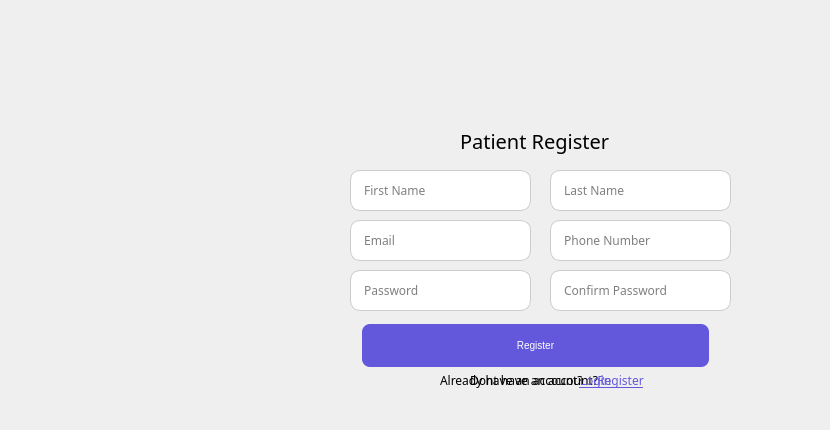
    <widget class="QWidget" name="Register">
     <widget class="QLabel" name="label_23">
      <property name="geometry">
       <rect>
        <x>460</x>
        <y>120</y>
        <width>291</width>
        <height>41</height>
       </rect>
      </property>
      <property name="palette">
       <palette>
        <active>
         <colorrole role="WindowText">
          <brush brushstyle="SolidPattern">
           <color alpha="255">
            <red>0</red>
            <green>0</green>
            <blue>0</blue>
           </color>
          </brush>
         </colorrole>
        </active>
        <inactive>
         <colorrole role="WindowText">
          <brush brushstyle="SolidPattern">
           <color alpha="255">
            <red>0</red>
            <green>0</green>
            <blue>0</blue>
           </color>
          </brush>
         </colorrole>
        </inactive>
        <disabled>
         <colorrole role="WindowText">
          <brush brushstyle="SolidPattern">
           <color alpha="255">
            <red>120</red>
            <green>120</green>
            <blue>120</blue>
           </color>
          </brush>
         </colorrole>
        </disabled>
       </palette>
      </property>
      <property name="font">
       <font>
        <family>Segoe MDL2 Assets</family>
        <pointsize>15</pointsize>
       </font>
      </property>
      <property name="text">
       <string>Patient Register</string>
      </property>
     </widget>
     <widget class="QLabel" name="label_22">
      <property name="geometry">
       <rect>
        <x>470</x>
        <y>360</y>
        <width>131</width>
        <height>41</height>
       </rect>
      </property>
      <property name="palette">
       <palette>
        <active>
         <colorrole role="WindowText">
          <brush brushstyle="SolidPattern">
           <color alpha="255">
            <red>0</red>
            <green>0</green>
            <blue>0</blue>
           </color>
          </brush>
         </colorrole>
        </active>
        <inactive>
         <colorrole role="WindowText">
          <brush brushstyle="SolidPattern">
           <color alpha="255">
            <red>0</red>
            <green>0</green>
            <blue>0</blue>
           </color>
          </brush>
         </colorrole>
        </inactive>
        <disabled>
         <colorrole role="WindowText">
          <brush brushstyle="SolidPattern">
           <color alpha="255">
            <red>120</red>
            <green>120</green>
            <blue>120</blue>
           </color>
          </brush>
         </colorrole>
        </disabled>
       </palette>
      </property>
      <property name="font">
       <font>
        <family>Segoe MDL2 Assets</family>
        <pointsize>9</pointsize>
       </font>
      </property>
      <property name="text">
       <string>Dont have an account?</string>
      </property>
     </widget>
     <widget class="QPushButton" name="pushButton_8">
      <property name="geometry">
       <rect>
        <x>580</x>
        <y>360</y>
        <width>81</width>
        <height>41</height>
       </rect>
      </property>
      <property name="font">
       <font>
        <family>Segoe MDL2 Assets</family>
        <underline>true</underline>
       </font>
      </property>
      <property name="styleSheet">
       <string notr="true">QPushButton {
    border: none;
    background-color: transparent;
    color: #6358DC;
    padding: 5px 10px;
    text-decoration: underline;
}

QPushButton:hover {
    color: #0056b3;
}

QPushButton:pressed {
    color: #004085;
}
</string>
      </property>
      <property name="text">
       <string>Register</string>
      </property>
     </widget>
     <widget class="QLabel" name="label_21">
      <property name="geometry">
       <rect>
        <x>210</x>
        <y>80</y>
        <width>611</width>
        <height>341</height>
       </rect>
      </property>
      <property name="font">
       <font>
        <family>Segoe MDL2 Assets</family>
       </font>
      </property>
      <property name="autoFillBackground">
       <bool>false</bool>
      </property>
      <property name="text">
       <string/>
      </property>
      <property name="pixmap">
       <pixmap resource="../../Documents/Voicemeeter/resources.qrc">:/images/loginxregister.png</pixmap>
      </property>
      <property name="scaledContents">
       <bool>true</bool>
      </property>
     </widget>
     <widget class="QPushButton" name="pushButton_10">
      <property name="geometry">
       <rect>
        <x>360</x>
        <y>320</y>
        <width>351</width>
        <height>51</height>
       </rect>
      </property>
      <property name="palette">
       <palette>
        <active>
         <colorrole role="WindowText">
          <brush brushstyle="SolidPattern">
           <color alpha="255">
            <red>255</red>
            <green>255</green>
            <blue>255</blue>
           </color>
          </brush>
         </colorrole>
         <colorrole role="Button">
          <brush brushstyle="SolidPattern">
           <color alpha="255">
            <red>99</red>
            <green>88</green>
            <blue>220</blue>
           </color>
          </brush>
         </colorrole>
         <colorrole role="ButtonText">
          <brush brushstyle="SolidPattern">
           <color alpha="255">
            <red>255</red>
            <green>255</green>
            <blue>255</blue>
           </color>
          </brush>
         </colorrole>
         <colorrole role="Base">
          <brush brushstyle="SolidPattern">
           <color alpha="255">
            <red>99</red>
            <green>88</green>
            <blue>220</blue>
           </color>
          </brush>
         </colorrole>
         <colorrole role="Window">
          <brush brushstyle="SolidPattern">
           <color alpha="255">
            <red>99</red>
            <green>88</green>
            <blue>220</blue>
           </color>
          </brush>
         </colorrole>
        </active>
        <inactive>
         <colorrole role="WindowText">
          <brush brushstyle="SolidPattern">
           <color alpha="255">
            <red>255</red>
            <green>255</green>
            <blue>255</blue>
           </color>
          </brush>
         </colorrole>
         <colorrole role="Button">
          <brush brushstyle="SolidPattern">
           <color alpha="255">
            <red>99</red>
            <green>88</green>
            <blue>220</blue>
           </color>
          </brush>
         </colorrole>
         <colorrole role="ButtonText">
          <brush brushstyle="SolidPattern">
           <color alpha="255">
            <red>255</red>
            <green>255</green>
            <blue>255</blue>
           </color>
          </brush>
         </colorrole>
         <colorrole role="Base">
          <brush brushstyle="SolidPattern">
           <color alpha="255">
            <red>99</red>
            <green>88</green>
            <blue>220</blue>
           </color>
          </brush>
         </colorrole>
         <colorrole role="Window">
          <brush brushstyle="SolidPattern">
           <color alpha="255">
            <red>99</red>
            <green>88</green>
            <blue>220</blue>
           </color>
          </brush>
         </colorrole>
        </inactive>
        <disabled>
         <colorrole role="WindowText">
          <brush brushstyle="SolidPattern">
           <color alpha="255">
            <red>120</red>
            <green>120</green>
            <blue>120</blue>
           </color>
          </brush>
         </colorrole>
         <colorrole role="Button">
          <brush brushstyle="SolidPattern">
           <color alpha="255">
            <red>99</red>
            <green>88</green>
            <blue>220</blue>
           </color>
          </brush>
         </colorrole>
         <colorrole role="ButtonText">
          <brush brushstyle="SolidPattern">
           <color alpha="255">
            <red>120</red>
            <green>120</green>
            <blue>120</blue>
           </color>
          </brush>
         </colorrole>
         <colorrole role="Base">
          <brush brushstyle="SolidPattern">
           <color alpha="255">
            <red>99</red>
            <green>88</green>
            <blue>220</blue>
           </color>
          </brush>
         </colorrole>
         <colorrole role="Window">
          <brush brushstyle="SolidPattern">
           <color alpha="255">
            <red>99</red>
            <green>88</green>
            <blue>220</blue>
           </color>
          </brush>
         </colorrole>
        </disabled>
       </palette>
      </property>
      <property name="font">
       <font>
        <pointsize>-1</pointsize>
        <underline>false</underline>
        <strikeout>false</strikeout>
       </font>
      </property>
      <property name="styleSheet">
       <string notr="true">QPushButton {
    background-color: #6358DC;
    border: none; /* Optional: Removes the default system border so the color shows fully */
}
QPushButton {
    padding: 15px 32px; /* Add padding for a better size */
    text-align: center;
    text-decoration: none;
    font-size: 10px;
    margin: 4px 2px;
    border-radius: 8px; /* Rounded corners */
}
QPushButton:hover {
    background-color: #BF94E4; /* Darker green on hover */
}
</string>
      </property>
      <property name="text">
       <string>Register</string>
      </property>
     </widget>
     <widget class="QLineEdit" name="lineEdit_7">
      <property name="geometry">
       <rect>
        <x>350</x>
        <y>170</y>
        <width>181</width>
        <height>41</height>
       </rect>
      </property>
      <property name="font">
       <font>
        <family>Segoe MDL2 Assets</family>
       </font>
      </property>
      <property name="styleSheet">
       <string notr="true">QLineEdit {
    background-color: #FFFFFF; /* White background */
    border: 1px solid #CCCCCC; /* Light grey border */
    border-radius: 10px; /* Rounded corners (adjust as needed) */
    padding: 8px; /* Space inside the box so text isn't touching edges */
    box-shadow: 2px 2px 5px rgba(0, 0, 0, 0.2); /* Dropdown shadow */
}

QLineEdit:focus {
    border: 1px solid #0078D7; /* Highlight border when clicked/focused */
}
</string>
      </property>
      <property name="text">
       <string/>
      </property>
      <property name="placeholderText">
       <string> First Name</string>
      </property>
     </widget>
     <widget class="QLineEdit" name="lineEdit_8">
      <property name="geometry">
       <rect>
        <x>550</x>
        <y>170</y>
        <width>181</width>
        <height>41</height>
       </rect>
      </property>
      <property name="font">
       <font>
        <family>Segoe MDL2 Assets</family>
       </font>
      </property>
      <property name="styleSheet">
       <string notr="true">QLineEdit {
    background-color: #FFFFFF; /* White background */
    border: 1px solid #CCCCCC; /* Light grey border */
    border-radius: 10px; /* Rounded corners (adjust as needed) */
    padding: 8px; /* Space inside the box so text isn't touching edges */
    box-shadow: 2px 2px 5px rgba(0, 0, 0, 0.2); /* Dropdown shadow */
}

QLineEdit:focus {
    border: 1px solid #0078D7; /* Highlight border when clicked/focused */
}
</string>
      </property>
      <property name="text">
       <string/>
      </property>
      <property name="placeholderText">
       <string> Last Name</string>
      </property>
     </widget>
     <widget class="QLineEdit" name="lineEdit_9">
      <property name="geometry">
       <rect>
        <x>350</x>
        <y>220</y>
        <width>181</width>
        <height>41</height>
       </rect>
      </property>
      <property name="font">
       <font>
        <family>Segoe MDL2 Assets</family>
       </font>
      </property>
      <property name="styleSheet">
       <string notr="true">QLineEdit {
    background-color: #FFFFFF; /* White background */
    border: 1px solid #CCCCCC; /* Light grey border */
    border-radius: 10px; /* Rounded corners (adjust as needed) */
    padding: 8px; /* Space inside the box so text isn't touching edges */
    box-shadow: 2px 2px 5px rgba(0, 0, 0, 0.2); /* Dropdown shadow */
}

QLineEdit:focus {
    border: 1px solid #0078D7; /* Highlight border when clicked/focused */
}
</string>
      </property>
      <property name="text">
       <string/>
      </property>
      <property name="placeholderText">
       <string> Email</string>
      </property>
     </widget>
     <widget class="QLineEdit" name="lineEdit_10">
      <property name="geometry">
       <rect>
        <x>550</x>
        <y>220</y>
        <width>181</width>
        <height>41</height>
       </rect>
      </property>
      <property name="font">
       <font>
        <family>Segoe MDL2 Assets</family>
       </font>
      </property>
      <property name="styleSheet">
       <string notr="true">QLineEdit {
    background-color: #FFFFFF; /* White background */
    border: 1px solid #CCCCCC; /* Light grey border */
    border-radius: 10px; /* Rounded corners (adjust as needed) */
    padding: 8px; /* Space inside the box so text isn't touching edges */
    box-shadow: 2px 2px 5px rgba(0, 0, 0, 0.2); /* Dropdown shadow */
}

QLineEdit:focus {
    border: 1px solid #0078D7; /* Highlight border when clicked/focused */
}
</string>
      </property>
      <property name="text">
       <string/>
      </property>
      <property name="placeholderText">
       <string> Phone Number</string>
      </property>
     </widget>
     <widget class="QLineEdit" name="lineEdit_11">
      <property name="geometry">
       <rect>
        <x>350</x>
        <y>270</y>
        <width>181</width>
        <height>41</height>
       </rect>
      </property>
      <property name="font">
       <font>
        <family>Segoe MDL2 Assets</family>
       </font>
      </property>
      <property name="styleSheet">
       <string notr="true">QLineEdit {
    background-color: #FFFFFF; /* White background */
    border: 1px solid #CCCCCC; /* Light grey border */
    border-radius: 10px; /* Rounded corners (adjust as needed) */
    padding: 8px; /* Space inside the box so text isn't touching edges */
    box-shadow: 2px 2px 5px rgba(0, 0, 0, 0.2); /* Dropdown shadow */
}

QLineEdit:focus {
    border: 1px solid #0078D7; /* Highlight border when clicked/focused */
}
</string>
      </property>
      <property name="text">
       <string/>
      </property>
      <property name="echoMode">
       <enum>QLineEdit::Password</enum>
      </property>
      <property name="cursorPosition">
       <number>0</number>
      </property>
      <property name="placeholderText">
       <string> Password</string>
      </property>
     </widget>
     <widget class="QLineEdit" name="lineEdit_12">
      <property name="geometry">
       <rect>
        <x>550</x>
        <y>270</y>
        <width>181</width>
        <height>41</height>
       </rect>
      </property>
      <property name="font">
       <font>
        <family>Segoe MDL2 Assets</family>
       </font>
      </property>
      <property name="styleSheet">
       <string notr="true">QLineEdit {
    background-color: #FFFFFF; /* White background */
    border: 1px solid #CCCCCC; /* Light grey border */
    border-radius: 10px; /* Rounded corners (adjust as needed) */
    padding: 8px; /* Space inside the box so text isn't touching edges */
    box-shadow: 2px 2px 5px rgba(0, 0, 0, 0.2); /* Dropdown shadow */
}

QLineEdit:focus {
    border: 1px solid #0078D7; /* Highlight border when clicked/focused */
}
</string>
      </property>
      <property name="text">
       <string/>
      </property>
      <property name="frame">
       <bool>false</bool>
      </property>
      <property name="echoMode">
       <enum>QLineEdit::Password</enum>
      </property>
      <property name="placeholderText">
       <string> Confirm Password</string>
      </property>
     </widget>
     <widget class="QPushButton" name="pushButton_9">
      <property name="geometry">
       <rect>
        <x>550</x>
        <y>360</y>
        <width>91</width>
        <height>41</height>
       </rect>
      </property>
      <property name="font">
       <font>
        <family>Segoe MDL2 Assets</family>
        <underline>true</underline>
       </font>
      </property>
      <property name="styleSheet">
       <string notr="true">QPushButton {
    border: none;
    background-color: transparent;
    color: #6358DC;
    padding: 5px 10px;
    text-decoration: underline;
}

QPushButton:hover {
    color: #0056b3;
}

QPushButton:pressed {
    color: #004085;
}
</string>
      </property>
      <property name="text">
       <string>Login</string>
      </property>
     </widget>
     <widget class="QLabel" name="label_24">
      <property name="geometry">
       <rect>
        <x>440</x>
        <y>360</y>
        <width>141</width>
        <height>41</height>
       </rect>
      </property>
      <property name="palette">
       <palette>
        <active>
         <colorrole role="WindowText">
          <brush brushstyle="SolidPattern">
           <color alpha="255">
            <red>0</red>
            <green>0</green>
            <blue>0</blue>
           </color>
          </brush>
         </colorrole>
        </active>
        <inactive>
         <colorrole role="WindowText">
          <brush brushstyle="SolidPattern">
           <color alpha="255">
            <red>0</red>
            <green>0</green>
            <blue>0</blue>
           </color>
          </brush>
         </colorrole>
        </inactive>
        <disabled>
         <colorrole role="WindowText">
          <brush brushstyle="SolidPattern">
           <color alpha="255">
            <red>120</red>
            <green>120</green>
            <blue>120</blue>
           </color>
          </brush>
         </colorrole>
        </disabled>
       </palette>
      </property>
      <property name="font">
       <font>
        <family>Segoe MDL2 Assets</family>
        <pointsize>9</pointsize>
       </font>
      </property>
      <property name="text">
       <string>Already have an account?</string>
      </property>
     </widget>
     <zorder>label_22</zorder>
     <zorder>pushButton_8</zorder>
     <zorder>label_21</zorder>
     <zorder>pushButton_10</zorder>
     <zorder>lineEdit_7</zorder>
     <zorder>label_23</zorder>
     <zorder>lineEdit_8</zorder>
     <zorder>lineEdit_9</zorder>
     <zorder>lineEdit_10</zorder>
     <zorder>lineEdit_11</zorder>
     <zorder>lineEdit_12</zorder>
     <zorder>pushButton_9</zorder>
     <zorder>label_24</zorder>
    </widget>
